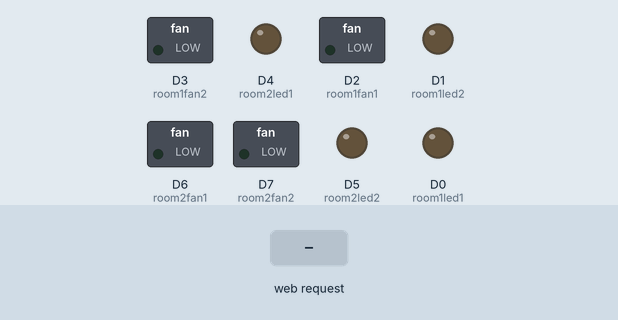
A sketch run on a simulated ESP8266 (NodeMCU). Parts: switched loads named in the sketch (green lamp = pin HIGH), output pins drawn as LEDs (lit = HIGH). The inputs (shaded band) are chosen by the test bench. WiFi joins after 1.5 s; servers stay silent unless stated; what the sketch prints to the serial monitor is not drawn.

Above: at 2.8 s.
2.9 s: HTTP request GET /room1led1on received
At 3.5 s:
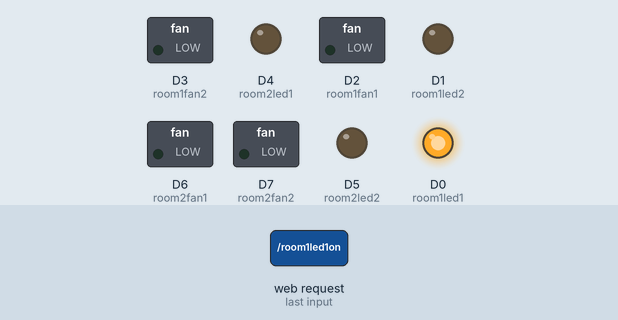
4.4 s: HTTP request GET /room1fan1on received
At 4.7 s:
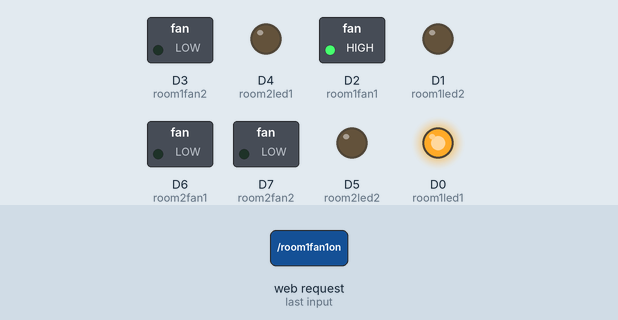
5.9 s: HTTP request GET /room1led1off received
At 7.0 s:
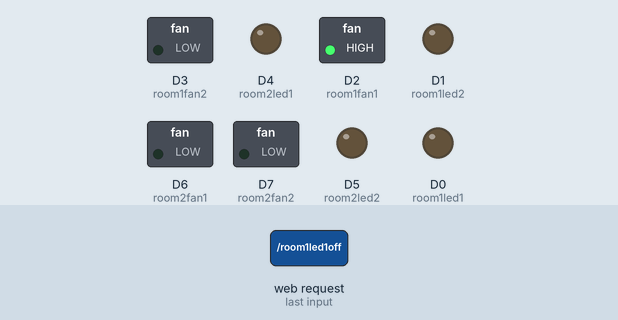
7.4 s: HTTP request GET /room1led2on received
At 8.1 s:
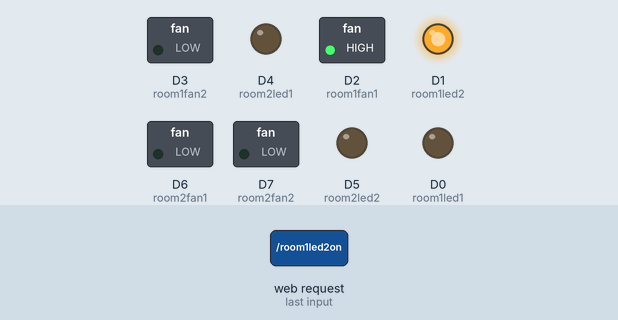
8.9 s: HTTP request GET /room1fan1off received
At 9.3 s:
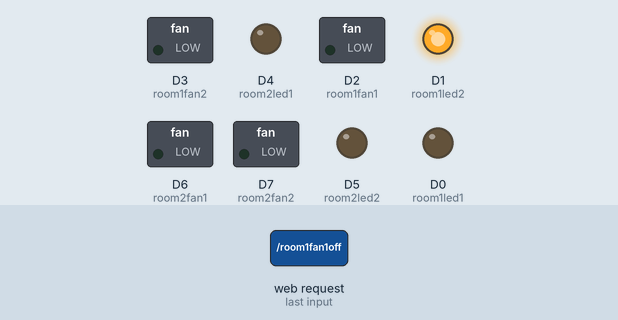
10.4 s: HTTP request GET /room1fan2on received
At 11.6 s:
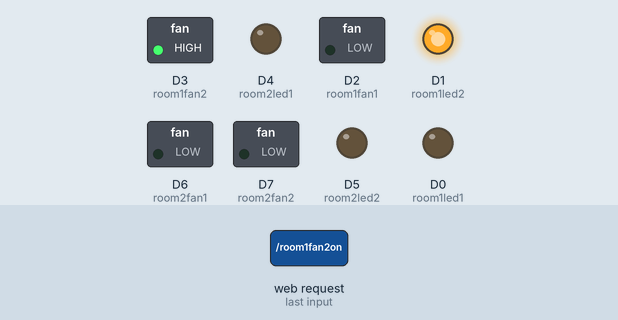
Timing chart, 0 to 12.9 s (numbered marks = the images above; inputs shaded):
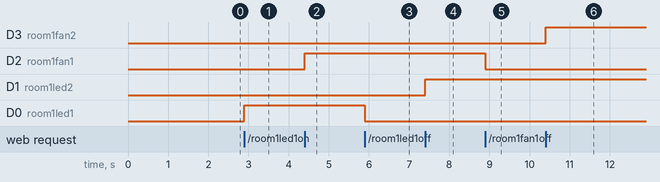

Measured:
- after the input at 2.9 s, D0 (room1led1): LOW → HIGH at once
- after the input at 4.4 s, D2 (room1fan1): LOW → HIGH at once
- after the input at 5.9 s, D0 (room1led1): HIGH → LOW at once
- after the input at 7.4 s, D1 (room1led2): LOW → HIGH at once
- after the input at 8.9 s, D2 (room1fan1): HIGH → LOW at once
- after the input at 10.4 s, D3 (room1fan2): LOW → HIGH at once

The sketch:

Home_Automation_System1.ino
```cpp
#include <ESP8266WiFi.h>

WiFiClient client;
WiFiServer server(80);

#define room1led1 D0
#define room1led2 D1
#define room1fan1 D2
#define room1fan2 D3
#define room2led1 D4
#define room2led2 D5
#define room2fan1 D6
#define room2fan2 D7


void setup()
{
  // put your setup code here, to run once:
  Serial.begin(9600);
  WiFi.begin("Mooazam", "mooazam123");
  while (WiFi.status() != WL_CONNECTED)
  {
    delay(200);
    Serial.print("..");
  }
  Serial.println();
  Serial.println("NodeMCU is connected!");
  Serial.println(WiFi.localIP());
  server.begin();
  pinMode(room1led1, OUTPUT);
  pinMode(room1led2, OUTPUT);
  pinMode(room1fan1, OUTPUT);
  pinMode(room1fan2, OUTPUT);
  pinMode(room2led1, OUTPUT);
  pinMode(room2led2, OUTPUT);
  pinMode(room2fan1, OUTPUT);
  pinMode(room2fan2, OUTPUT);
}

void loop()
{
  // put your main code here, to run repeatedly:
  client = server.available();  //Gets a client that is connected to the server and has data available for reading.
  if (client == 1)
  {
    String request =  client.readStringUntil('\n');
    Serial.println(request);
    request.trim();
    if (request == "GET /room1led1on HTTP/1.1")
    {
      digitalWrite(room1led1, HIGH);
      Serial.println("ROOM1 LED 1 is ON");
    }
    if (request == "GET /room1led1off HTTP/1.1")
    {
      digitalWrite(room1led1, LOW);
      Serial.println("ROOM1 LED 1 is OFF");
    }
    if (request == "GET /room1led2on HTTP/1.1")
    {
      digitalWrite(room1led2, HIGH);
      Serial.println("ROOM1 LED 2 is ON");
    }
    if (request == "GET /room1led2off HTTP/1.1")
    {
      digitalWrite(room1led2, LOW);
      Serial.println("ROOM1 LED 2 is OFF");
    }
    if (request == "GET /room1fan1on HTTP/1.1")
    {
      digitalWrite(room1fan1, HIGH);
      Serial.println("ROOM1 FAN 1 is ON");
    }
    if (request == "GET /room1fan1off HTTP/1.1")
    {
      digitalWrite(room1fan1, LOW);
      Serial.println("ROOM1 FAN 1 is OFF");
    }
    if (request == "GET /room1fan2on HTTP/1.1")
    {
      digitalWrite(room1fan2, HIGH);
      Serial.println("ROOM1 FAN 2 is ON");
    }
    if (request == "GET /room1fan2off HTTP/1.1")
    {
      digitalWrite(room2fan2, LOW);
      Serial.println("ROOM2 FAN 2 is OFF");
    }
    if (request == "GET /room2led1on HTTP/1.1")
    {
      digitalWrite(room2led1, HIGH);
      Serial.println("ROOM2 LED 1 is ON");
    }
    if (request == "GET /room2led1off HTTP/1.1")
    {
      digitalWrite(room2led1, LOW);
      Serial.println("ROOM2 LED 1 is OFF");
    }
    if (request == "GET /room2led2on HTTP/1.1")
    {
      digitalWrite(room2led2, HIGH);
      Serial.println("ROOM2 LED 2 is ON");
    }
    if (request == "GET /room2led2off HTTP/1.1")
    {
      digitalWrite(room2led2, LOW);
      Serial.println("ROOM2 LED 2 is OFF");
    }
    if (request == "GET /room2fan1on HTTP/1.1")
    {
      digitalWrite(room2fan1, HIGH);
      Serial.println("ROOM2 FAN 1 is ON");
    }
    if (request == "GET /room2fan1off HTTP/1.1")
    {
      digitalWrite(room2fan1, LOW);
      Serial.println("ROOM2 FAN 1 is OFF");
    }
    if (request == "GET /room2fan2on HTTP/1.1")
    {
      digitalWrite(room2fan2, HIGH);
      Serial.println("ROOM2 FAN 2 is ON");
    }
    if (request == "GET /room2fan2off HTTP/1.1")
    {
      digitalWrite(room2fan2, LOW);
      Serial.println("ROOM2 FAN 2 is OFF");
    }

  }
  client.println("HTTP/1.1 200 OK");
  client.println("Content-type:text/html");
  client.println("Connection: close");
  client.println("");
  client.println("<!DOCTYPE HTML>");
  client.println("<html>");
  client.println("<head>");
  client.println("<title>Document</title>");
  client.println("<style>");
  client.println("body {text-align: center;}");
  client.println("</style>");
  client.println("</head>");
  client.println("<body>");
  client.println("<h1>Home Automation System.<br><br>Made By: Areeba Ghazal.<br><br>Mah E Urooj.</h1>");
  client.println("<h2>Room 1</h2>");
  client.println("<a href=\"/room1led1on\"\"><button>LED 1 ON</button></a>");
  client.println("<a href=\"/room1led1off\"\"><button>LED 1 OFF</button></a>");
  client.println("<br><br>");

  client.println("<a href=\"/room1led2on\"\"><button>LED 2 ON</button></a>");
  client.println("<a href=\"/room1led2off\"\"><button>LED 2 OFF</button></a>");
  client.println("<br><br>");

  client.println("<a href=\"/room1fan1on\"\"><button>FAN 1 ON</button></a>");
  client.println("<a href=\"/room1fan1off\"\"><button>FAN 1 OFF</button></a>");
  client.println("<br><br>");

  client.println("<a href=\"/room1fan2on\"\"><button>FAN 2 ON</button></a>");
  client.println("<a href=\"/room1fan2off\"\"><button>FAN 2 OFF</button></a>");
  client.println("<br><br>");

  client.println("<h3>Room 2</h3>");

  client.println("<a href=\"/room2led1on\"\"><button>LED 1 ON</button></a>");
  client.println("<a href=\"/room2led1off\"\"><button>LED 1 OFF</button></a>");
  client.println("<br><br>");

  client.println("<a href=\"/room2led2on\"\"><button>LED 2 ON</button></a>");
  client.println("<a href=\"/room2led2off\"\"><button>LED 2 OFF</button></a>");
  client.println("<br><br>");

  client.println("<a href=\"/room2fan1on\"\"><button>FAN 1 ON</button></a>");
  client.println("<a href=\"/room2fan1off\"\"><button>FAN 1 OFF</button></a>");
  client.println("<br><br>");

  client.println("<a href=\"/room2fan2on\"\"><button>FAN 2 OFF</button></a>");
  client.println("<a href=\"/room2fan2off\"\"><button>FAN 2 ON</button></a>");
  client.println("<br><br>");
  client.println("</body>");
  client.println("</html>");
}
```
